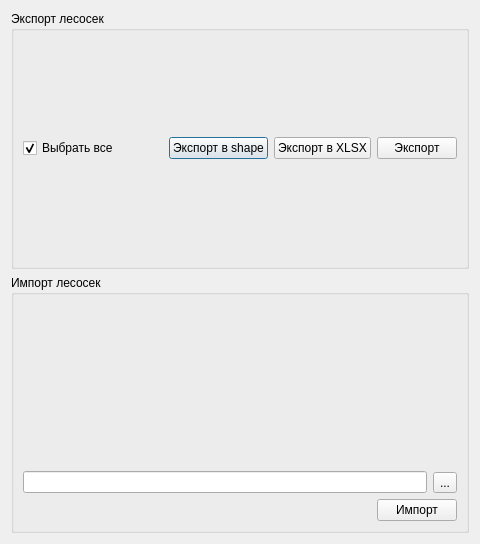
<?xml version="1.0" encoding="UTF-8"?>
<ui version="4.0">
 <class>Dialog</class>
 <widget class="QDialog" name="Dialog">
  <property name="geometry">
   <rect>
    <x>0</x>
    <y>0</y>
    <width>480</width>
    <height>544</height>
   </rect>
  </property>
  <property name="windowTitle">
   <string>Экпорт/Импорт лесосек</string>
  </property>
  <layout class="QVBoxLayout" name="verticalLayout_3">
   <item>
    <widget class="QGroupBox" name="verticalGroupBox">
     <property name="title">
      <string>Экспорт лесосек</string>
     </property>
     <layout class="QVBoxLayout" name="verticalLayout">
      <item>
       <layout class="QVBoxLayout" name="verticalLayout_4"/>
      </item>
      <item>
       <layout class="QHBoxLayout" name="horizontalLayout_3">
        <item alignment="Qt::AlignLeft">
         <widget class="QCheckBox" name="checkBox">
          <property name="text">
           <string>Выбрать все</string>
          </property>
          <property name="checked">
           <bool>true</bool>
          </property>
         </widget>
        </item>
        <item>
         <spacer name="horizontalSpacer">
          <property name="orientation">
           <enum>Qt::Horizontal</enum>
          </property>
          <property name="sizeHint" stdset="0">
           <size>
            <width>40</width>
            <height>20</height>
           </size>
          </property>
         </spacer>
        </item>
        <item>
         <widget class="QPushButton" name="pushButton_4">
          <property name="text">
           <string>Экспорт в shape</string>
          </property>
         </widget>
        </item>
        <item alignment="Qt::AlignRight">
         <widget class="QPushButton" name="pushButton_3">
          <property name="text">
           <string>Экспорт в XLSX</string>
          </property>
         </widget>
        </item>
        <item alignment="Qt::AlignRight">
         <widget class="QPushButton" name="pushButton_2">
          <property name="text">
           <string>Экспорт</string>
          </property>
         </widget>
        </item>
       </layout>
      </item>
     </layout>
    </widget>
   </item>
   <item>
    <widget class="QGroupBox" name="verticalGroupBox_2">
     <property name="title">
      <string>Импорт лесосек</string>
     </property>
     <layout class="QVBoxLayout" name="verticalLayout_2">
      <item>
       <layout class="QHBoxLayout" name="horizontalLayout">
        <item alignment="Qt::AlignBottom">
         <widget class="QLineEdit" name="lineEdit"/>
        </item>
        <item alignment="Qt::AlignBottom">
         <widget class="QToolButton" name="toolButton">
          <property name="text">
           <string>...</string>
          </property>
         </widget>
        </item>
       </layout>
      </item>
      <item>
       <layout class="QHBoxLayout" name="horizontalLayout_2">
        <item alignment="Qt::AlignRight">
         <widget class="QPushButton" name="pushButton">
          <property name="text">
           <string>Импорт</string>
          </property>
         </widget>
        </item>
       </layout>
      </item>
     </layout>
    </widget>
   </item>
  </layout>
 </widget>
 <resources/>
 <connections/>
</ui>
